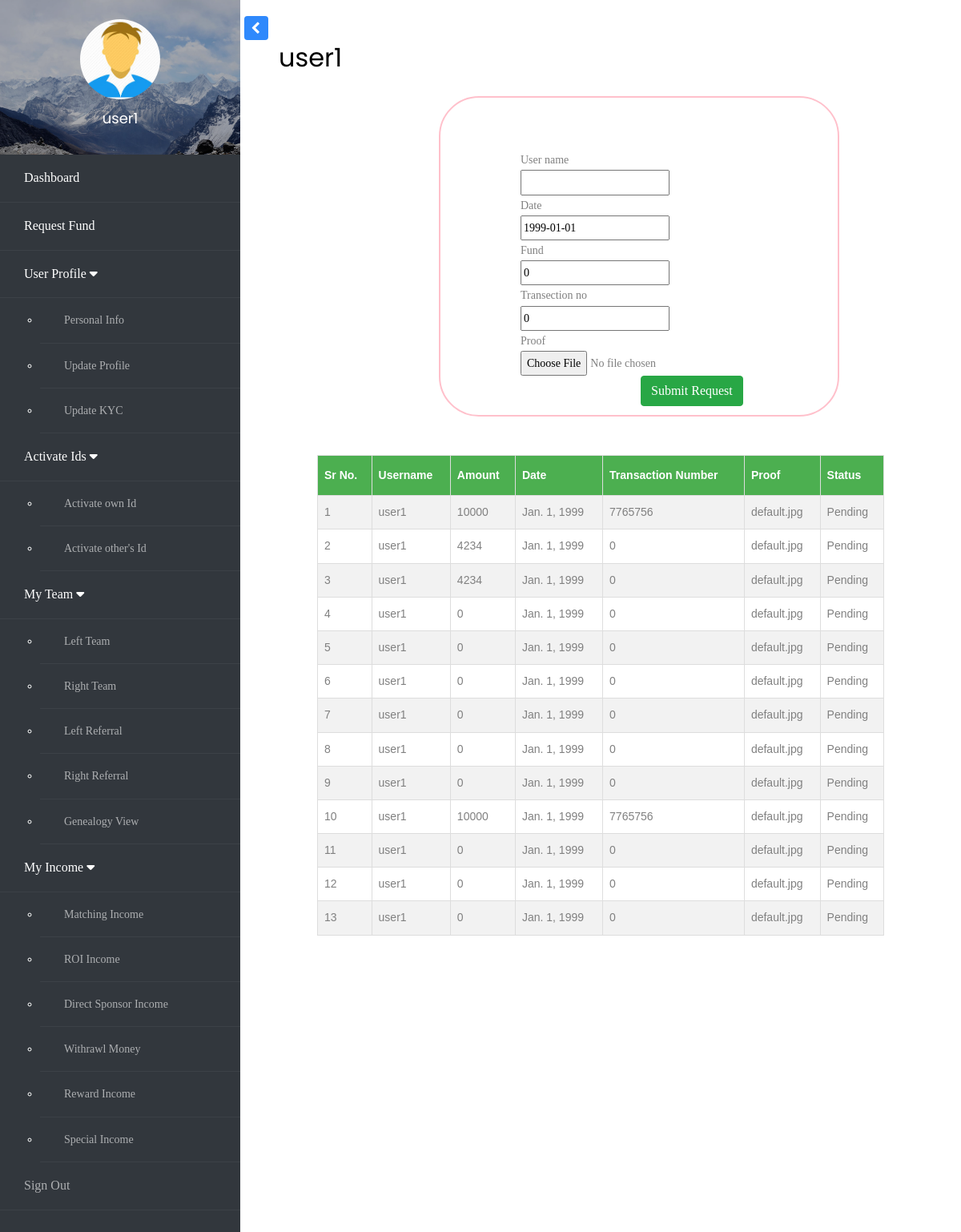
The page /p/fund_request/ (signed in) on the database its author committed.
### profile_app/models.py (models this page shows, shortened)
class Profile(models.Model):
    user = models.OneToOneField(User, on_delete=models.CASCADE)
    phon_no = models.CharField(max_length=12)
    city = models.CharField(max_length=50)
    image = models.ImageField(default="default.jpg", upload_to="profile_pics")
    package = models.IntegerField(default=1000)
    is_active = models.BooleanField(default=False)
    active_amount = models.IntegerField(default=0)
    sponsor_id = models.CharField(max_length=50,default="null")
    side = models.CharField(max_length=5,default = "null")
    '''class Meta:
        verbose_name = _("Profile")
        verbose_name_plural = _("Profiles")
        ordering = ("user",)'''

class Requested_Fund(models.Model):
	user_name = models.CharField(max_length=20)
	date = models.DateField(default='1999-01-01')
	fund = models.PositiveIntegerField(default=0)
	transection_no = models.IntegerField(default=0)
	proof = models.ImageField(default="default.jpg", upload_to="profile_pics")
	status = models.CharField(max_length=10,default="Pending")

### profile_app/views.py (the view)
# urls.py: path('fund_request/', views.fund_request, name='fund_request'),
@login_required
def fund_request(request):
	user = request.user
	name1 = user.username
	try:
		form = Requested_Fund_Form()
		rqs =  Requested_Fund.objects.filter(user_name=name1)
		if request.method=='POST' or request.method is None:
			form = Requested_Fund_Form(request.POST)
			if form.is_valid:
				form.save()
				return redirect('fund_request')
		else:
			form = Requested_Fund_Form()
	except Exception as e:
		return redirect('fund_request')
	d = {
	  'form' : form,
	  'rqs' : rqs,
	  'c' : 1,
	}
	return render(request,'profile_templates/request_fund.html',d)

### profile_app/forms.py
class Requested_Fund_Form(forms.ModelForm):
	class Meta:
		model = Requested_Fund
		fields = ['user_name','date','fund','transection_no','proof']

### profile_app/templates/profile_templates/request_fund.html
{% extends "profile_templates/base.html" %}
{% load crispy_forms_tags %}
  {% block styles %}
    {% load static %}
      <link rel="stylesheet" type="text/css" href="{% static 'profile_static/css/fund.css' %}">
  {% endblock styles %}
   {% block content %}
      <div id="content" class="p-4 p-md-5 pt-5">
        <h2 class="mb-4">{{user.username}}</h2>
    <div id="formdiv">
      <form method="post">
          {% csrf_token %}<br>
          {{form.user_name.label}}<br>
          {{form.user_name}}<br>
          {{form.date.label}}<br>
          {{form.date}}<br>
          {{form.fund.label}}<br>
          {{form.fund}}<br>
          {{form.transection_no.label}}<br>
          {{form.transection_no}}<br>
          {{form.proof.label}}<br>
          {{form.proof}}
          <button type="submit" class="btn btn-success">Submit Request</button>
      </form>
    </div>
      <div id="content" class="p-4 p-md-5 pt-5">
         <table id="customers">
            <tr>
               <th>Sr No.</th>
               <th>Username</th>
               <th>Amount</th>
               <th>Date</th>
               <th>Transaction Number</th>
               <th>Proof</th>
               <th>Status</th>
            {% for userr in rqs%}
               {% if userr.user_name == user.username %}
            <tr>
               <td>{{forloop.counter}}</td>
               <td>{{userr.user_name}}</td>
               <td>{{userr.fund}}</td>
               <td>{{userr.date}}</td>
               <td>{{userr.transection_no}}</td>
               <td>{{userr.proof}}</td>
               <td>{{userr.status}}</td>
            </tr>
               {% endif %}
            {% endfor %}
         </table>
      </div>
      </div>
   {% endblock content %}

### profile_app/templates/profile_templates/base.html (shortened to what this page needs)
{% load static %}
<!doctype html>
<html lang="en">
  <head>
    <link rel="stylesheet" href="https://stackpath.bootstrapcdn.com/font-awesome/4.7.0/css/font-awesome.min.css">
    <link rel="stylesheet" href="{% static 'profile_static/css/style.css' %}">
    {% block styles %}
    {% endblock styles %}
  </head>
  <body>
    <div class="wrapper d-flex align-items-stretch">
      <nav id="sidebar">
        <div class="custom-menu">
          <button type="button" id="sidebarCollapse" class="btn btn-primary">
          </button>
        </div>
        <div class="img bg-wrap text-center py-4" style="background-image:   url({% static 'profile_static/images/bg_1.jpg' %});">
          <div class="user-logo">
            <div class="img" style="background-image: url({{user.profile.image.url}});"></div>
            <h3>{{user.username}}</h3>
          </div>
        </div>
        <ul class="list-unstyled components mb-5">
         <li class="active">
            <a href="{% url 'p_user' %}">Dashboard</a>
          </li>
          <li class="active">
            <a href="{% url 'fund_request' %}">Request Fund</a>
        </li>
        <li class="active">
          <a href="#" class="feat-btn">User Profile
            <span class="fas fa-caret-down first"></span>
          </a>
            <ul class="feat-show">
              <li><a href="{% url 'user_profile' %}">Personal Info</a></li>
              <li><a href="{% url 'update_profile' %}">Update Profile</a></li>
              <li><a href="{% url 'update_kyc' %}">Update KYC</a></li>
            </ul>
        </li>
        <li class="active">
          <a href="#" class="serv-btn">Activate Ids
            <span class="fas fa-caret-down second"></span>
          </a>
            <ul class="serv-show">
              <li><a href="{% url 'activate_id' %}">Activate own Id</a></li>
              <li><a href="{% url 'activate_other_id' %}">Activate other's Id</a></li>
            </ul>
        </li>
        <li class="active">
          <a href="#" class="dev-btn">My Team
            <span class="fas fa-caret-down third"></span>
          </a>
            <ul class="dev-show">
              <li><a href="{% url 'leftside_info' %}">Left Team</a></li>
              <li><a href="{% url 'rightside_info' %}">Right Team</a></li>
              <li><a href="{% url 'myleft_referral' %}">Left Referral</a></li>
              <li><a href="{% url 'myright_referral' %}">Right Referral</a></li>
              <li><a href="#">Genealogy View</a></li>
            </ul>
        </li>
        <li class="active">
          <a href="#" class="inc-btn">My Income
            <span class="fas fa-caret-down forth"></span>
          </a>
            <ul class="inc-show">
              <li><a href="{% url 'matching_income' %}">Matching Income</a></li>
              <li><a href="{% url 'roi_income' %}">ROI Income</a></li>
              <li><a href="{% url 'direct_income' %}">Direct Sponsor Income</a></li>
              <li><a href="{% url 'withrawl_income' %}">Withrawl Money</a></li>
              <li><a href="#">Reward Income</a></li>
              <li><a href="#">Special Income</a></li>
            </ul>
        </li>
        <li>
            <a href="{% url 'logout' %}"> Sign Out</a>
        </li>
        </ul>
      </nav>
        {% block content %} {% endblock content %}
      </div>
  </body>
</html>

### static/profile_static/css/fund.css (style rules this page uses)
#customers { font-family: "Trebuchet MS", Arial, Helvetica, sans-serif; border-collapse: collapse; width: 100%; }
#customers td, #customers th { border: 1px solid #ddd; padding: 8px; }
#customers tr:nth-child(even) { background-color: #f2f2f2; }
#customers th { padding-top: 12px; padding-bottom: 12px; text-align: left; background-color: #4CAF50; color: white; }
#formdiv { margin-left: 200px; padding-left: 100px; padding-top: 40px; border: 2px solid pink; width:500px; height:400px; border-radius: 50px; }
#formdiv button[type=submit] { margin-left: 150px; }

### profile_app/templates/profile_templates/base.html (style rules this page uses)
body { font-family: 'Chelsea Market', cursive; }

### rows shown on the page
Requested_Fund: user_name "user1", fund "10000", date "Jan. 1, 1999", transection_no "7765756", proof "default.jpg", status "Pending"
Requested_Fund: user_name "user1", fund "4234", date "Jan. 1, 1999", transection_no "0", proof "default.jpg", status "Pending"
Requested_Fund: user_name "user1", fund "4234", date "Jan. 1, 1999", transection_no "0", proof "default.jpg", status "Pending"
Requested_Fund: user_name "user1", fund "0", date "Jan. 1, 1999", transection_no "0", proof "default.jpg", status "Pending"
Requested_Fund: user_name "user1", fund "0", date "Jan. 1, 1999", transection_no "0", proof "default.jpg", status "Pending"
Requested_Fund: user_name "user1", fund "0", date "Jan. 1, 1999", transection_no "0", proof "default.jpg", status "Pending"
Requested_Fund: user_name "user1", fund "0", date "Jan. 1, 1999", transection_no "0", proof "default.jpg", status "Pending"
Requested_Fund: user_name "user1", fund "0", date "Jan. 1, 1999", transection_no "0", proof "default.jpg", status "Pending"
Requested_Fund: user_name "user1", fund "0", date "Jan. 1, 1999", transection_no "0", proof "default.jpg", status "Pending"
Requested_Fund: user_name "user1", fund "10000", date "Jan. 1, 1999", transection_no "7765756", proof "default.jpg", status "Pending"
Requested_Fund: user_name "user1", fund "0", date "Jan. 1, 1999", transection_no "0", proof "default.jpg", status "Pending"
Requested_Fund: user_name "user1", fund "0", date "Jan. 1, 1999", transection_no "0", proof "default.jpg", status "Pending"
Requested_Fund: user_name "user1", fund "0", date "Jan. 1, 1999", transection_no "0", proof "default.jpg", status "Pending"

### other values the page prints
{{ user.username }} "user1"
